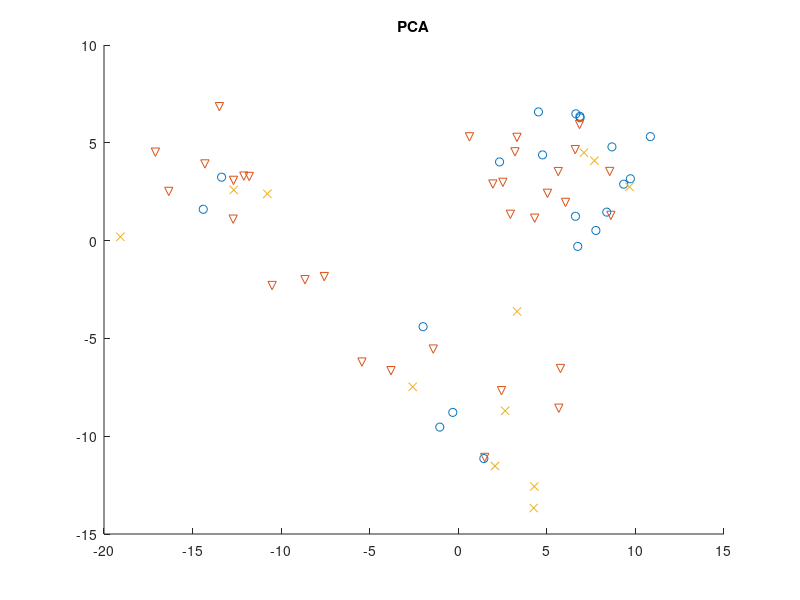
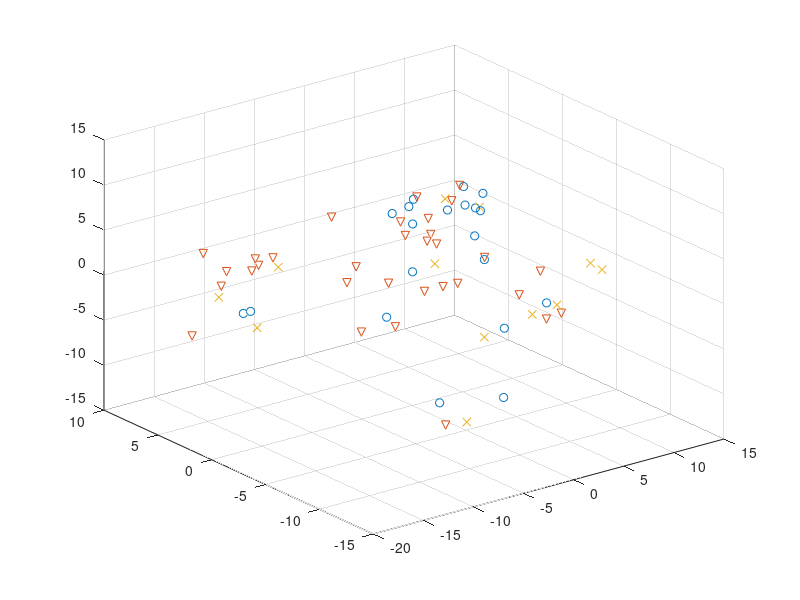
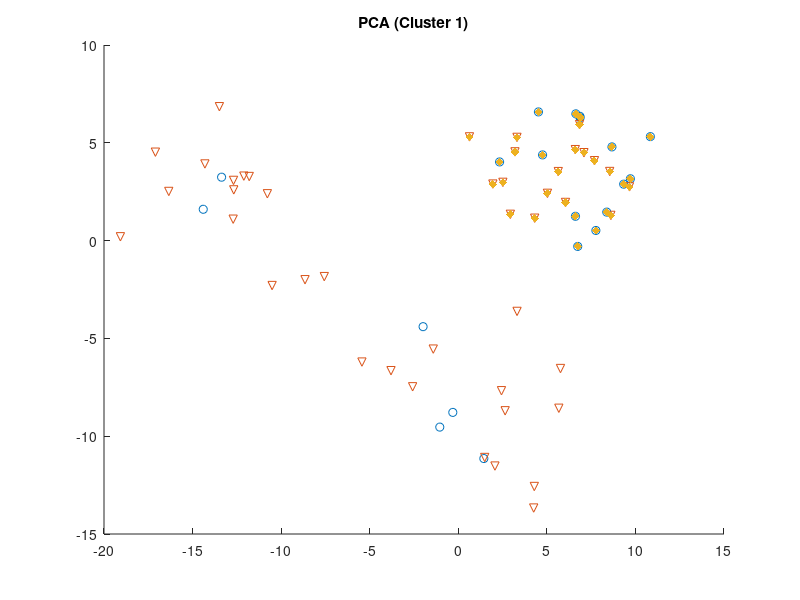
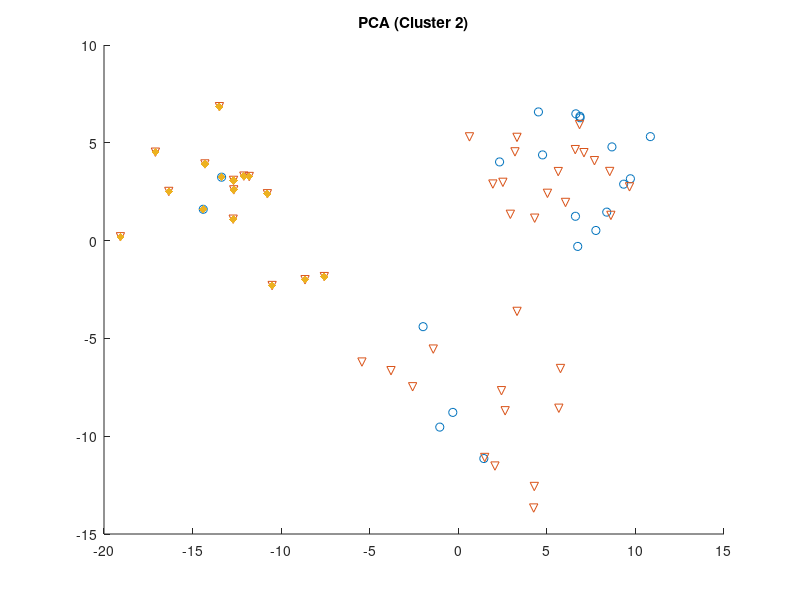

MATLAB code to generate these figures, in order: (Note: this script raises an error after producing the figures.)
data_tf_d_d = [
    5.57853426	3.44298056	6.257088894	5.96503353	4.454873188	5.652651746	6.74423781	2.567983729;
9.917729225	0.7593209926	4.992219502	5.418817757	5.315907841	6.071663535	4.437198127	-6.330228822;
6.114092876	1.891609024	4.702159088	2.869152862	3.301744371	4.173310144	4.801639953	0.9206158834;
-4.506398813	-2.927127473	5.926362	3.421664716	3.30753488	5.530464505	-1.537035645	-9.879374935;
0.2270334296	8.910985303	6.705432897	7.171322405	3.898740529	6.522953235	1.744783564	0.8263788232;
3.050804173	2.888161157	-0.571518655	5.094186653	0.3919708494	2.625388999	5.287905823	2.711173121;
3.937424139	2.741657578	5.466695864	5.798651351	4.151960701	6.464529781	6.256126236	-9.930361408;
5.451611131	2.638171147	4.582209147	6.406146015	3.330091796	8.080919593	5.715016123	4.10892101;
-2.831323093	-2.945247863	4.646031418	7.586232598	4.524492279	0.9655913654	-6.832131578	4.503443515;
7.629002344	3.642766838	2.64143581	4.61345903	2.468620202	5.541714294	6.195692407	1.048762808;
-0.9400038143	2.364831796	3.35752753	5.015293599	3.083792798	6.372212838	5.878684271	9.509147248;
-5.959006318	-2.244907409	-0.8506632907	5.469039955	0.6295503113	5.67551925	-4.837162522	1.721576545;
-2.354220039	-3.137148246	2.547974491	6.282849446	0.160973221	7.290027451	-7.444773072	-7.152971763;
5.871710546	1.228372641	3.048782143	8.422453664	1.614384863	2.696347676	2.788246196	4.943748379;
9.759041388	3.505429845	6.126998567	8.623114236	0.1092344297	5.876529997	5.497933694	3.594353104;
7.646683812	2.608591919	2.261895899	4.465068751	0.4444611184	6.705548247	6.67213653	2.157765128;
-8.300502977	-1.22957203	-0.9937575221	-5.275618402	-1.190285661	-4.493331424	4.551617858	-4.086503616;
6.654482027	4.216683917	4.485711812	7.201957438	0.9364201516	8.654117556	2.921684752	0.6626090305;
5.70810901	0.8429297936	-2.238065097	-5.157577576	-2.807693835	-6.294670025	-4.716694799	-9.967707197;
3.010290052	2.660383668	3.838169176	9.483125563	0.445585615	5.646212728	4.98049589	5.2516916;
-8.05280877	-4.648567289	7.937388667	1.573611767	3.038061042	5.701206328	-1.717255016	-9.712013763;
4.533620064	1.565945467	5.232654338	3.854032347	5.43901046	3.865432766	5.27628755	-5.705816648;
-9.537044551	-3.123365315	-1.83160916	-5.627018713	-0.7799962979	-7.571080341	7.277937139	-1.663754452;
-0.3444731271	2.759227533	2.65332476	4.811159408	2.140697481	5.548794126	6.065993883	-9.833112454;
7.712367313	1.878998368	3.236330082	3.013268949	3.355478349	6.209015499	6.700372656	2.694907177;
4.557034994	0.4455584113	1.693160702	7.00539596	1.1386798	6.144391688	1.199285306	-3.359890969;
1.601291956	1.507402752	-0.9772199326	-5.937314595	-3.457914266	-6.989713708	-2.832570515	-1.338643646;
1.463992909	1.010086473	0.3258038248	2.716924379	-0.6367675472	5.081581213	5.773393445	3.354641041;
-0.3776166847	-4.009229291	0.924664298	-5.735377983	-0.388682514	-6.747621761	4.107930426	-1.510082995;
9.658694355	1.62689101	6.00882159	4.699444402	4.188425652	4.218193605	3.693930793	4.848280934;
-5.296586626	-2.125709365	-3.300079633	-4.989249627	-2.947906508	-6.336436423	4.388770462	-9.775183177;
2.44964156	7.593990898	4.299062345	4.610348196	0.3309615258	5.815237543	2.108165763	0.5476455236;
-7.297764521	-1.70312948	2.687552842	-3.275572171	-7.455456918	-5.430990225	7.380031344	-0.8017697859;
0.08571617305	-1.251346185	5.659686929	2.702932873	2.918820854	5.447391108	-5.331246056	2.653812292;
-3.506446909	-3.947845045	0.3607825658	5.552978075	1.678839635	7.308863051	-6.39430792	3.39852849;
-3.496576757	-1.897139231	-2.63060308	-3.2945194	-3.833761639	-4.103122493	5.134102765	-1.36815033;
1.356241998	7.232676382	4.325927775	7.742621456	0.0678866678	9.841988075	2.791099392	0.61825645;
3.170080879	-2.036349317	7.415672112	5.709688684	-1.718020782	6.815562849	-4.160552485	3.94040674;
2.044954659	-2.762875485	0.6274916712	2.883025531	-3.652352061	3.520279473	-5.063218007	1.618608584;
3.643620319	1.593856258	4.956533439	4.819604961	3.322429816	6.383845893	3.978022684	-9.617546789;
-0.8837866413	-2.367390198	-2.161328856	-4.892777618	-2.274035853	-7.303473491	7.177866006	-3.309217563;
-5.534603214	-2.050284503	-3.686164441	-3.641781248	0.1094286521	-7.544395148	6.394581192	-2.194948659;
-0.9723352179	-3.185078788	-3.473997769	1.428925678	-0.3478659762	0.8087206756	-5.163438558	1.642051928;
3.399966495	1.85246392	4.039725336	1.380099031	1.643945709	5.120896207	2.27480556	1.670274466;
5.192857608	3.024520109	3.600522867	4.627653591	3.328744149	6.006053671	5.987061416	1.733369486;
-0.8664805862	-2.342013893	7.071170456	6.192428088	4.738697056	7.47008114	-4.287017202	1.945869745;
0.9798080707	1.560902669	0.413767541	-2.923494497	3.942595897	-5.471019264	-4.868915774	-1.564993075;
3.48180397	1.776769864	-1.139591256	-6.402343293	2.610677329	-8.525149444	-6.377724143	4.677929965;
2.501782775	3.454475628	5.085671027	-5.143692156	-3.296513641	-3.219052354	-5.845681626	-0.2997288011;
7.901198058	0.6253833482	3.216976018	1.882236845	2.641411071	6.152318396	2.271542906	4.734126615;
3.634954915	2.367064764	3.196856061	4.133314964	2.628288507	6.753110687	5.438350391	1.212032835;
3.692758863	1.577509437	-1.407469107	4.256930518	-4.474906714	6.940845992	3.710229666	1.153235663;
-1.532990002	-2.826121623	6.184475569	5.395548664	3.686592769	4.04501645	-7.455054712	9.780147458;
2.115965494	0.770385401	-3.919717431	-2.835384874	-3.306912108	-4.228754844	-2.926856094	-9.901695114;
6.787474099	2.333565478	-4.692916639	-4.613740229	-3.438070607	-4.341008045	-5.295611482	-4.612892651;
4.567726725	3.377174082	4.40531533	6.928054063	1.557211704	7.649473704	5.234958064	-2.850413224;
-2.86784642	-5.62168276	4.589139947	5.307343806	3.009813545	6.579047765	-2.621223076	2.533949756;
-6.019832202	-1.363984707	4.702592584	4.11900636	2.254181865	6.106345192	-5.386255002	-9.842211461;
1.995620087	-1.991249631	3.970176156	6.705220253	1.929225233	6.812517991	-2.558275805	-4.915944267;
-1.403129656	-3.674410351	5.977722994	4.926684599	3.236307214	4.985489048	-8.571718791	9.847308786;
-4.880550817	-2.529176427	4.873954701	5.197421428	2.127324078	5.431158362	-5.800443632	5.501518488;
-9.092607488	-0.008222774874	-5.023138384	-9.245536074	-4.79039951	-5.73936113	1.366077884	-2.010276238;
7.311991998	3.190076984	5.377858973	5.136059768	3.067996517	8.000435852	3.633767463	3.842626967;
4.494120739	2.634356821	6.048919134	4.152279494	3.73682655	5.817191252	7.024327809	4.610491894
];

[coeff,score,latent,tsquared,explained] = pca(data_tf_d_d);

poi = 21;

close all; clc;
figure;
scatter(score(1:20,1),score(1:20,2),'o'); hold on;
scatter(score(21:52,1),score(21:52,2),'v');
scatter(score(53:end,1),score(53:end,2),'x');
title('PCA')
% scatter(score(poi,1),score(poi,2),150,'filled','d');

figure;
scatter3(score(1:20,1),score(1:20,2),score(1:20,3),'o'); hold on;
scatter3(score(21:52,1),score(21:52,2),score(21:52,3),'v');
scatter3(score(53:end,1),score(53:end,2),score(53:end,3),'x');

clust1 = find((score(:,1)>-1) & (score(:,2)>-2));
clust2 = find((score(:,1)<-5) & (score(:,2)>-5));
clust3 = find((score(:,1)>-7) & (score(:,2)<-3));

figure;
scatter(score(1:20,1),score(1:20,2),'o'); hold on;
scatter(score(21:end,1),score(21:end,2),'v');
scatter(score(clust1,1),score(clust1,2),'filled','d'); 
title('PCA (Cluster 1)');

figure;
scatter(score(1:20,1),score(1:20,2),'o'); hold on;
scatter(score(21:end,1),score(21:end,2),'v');
scatter(score(clust2,1),score(clust2,2),'filled','d');
title('PCA (Cluster 2)');

figure;
scatter(score(1:20,1),score(1:20,2),'o'); hold on;
scatter(score(21:end,1),score(21:end,2),'v');
scatter(score(clust3,1),score(clust3,2),'filled','d');
title('PCA (Cluster 3)');

profiles = zeros(height(profiles_1)+height(profiles_2)+height(profiles_5),length(profiles_1));
profiles(1:height(profiles_1),:) = profiles_1;
profiles(height(profiles_1)+1:52,:) = profiles_2;
profiles(53:end,:) = profiles_5;

figure; hold on;
for n = 1:length(clust1)
    
    indx = clust1(n);
    M = find(profiles(indx,:),1,'last');
    
    a1 = data_tf_d(indx,1);
    a2 = data_tf_d(indx,2);
    b1 = data_tf_d(indx,3);
    b2 = data_tf_d(indx,4);
    g1 = data_tf_d(indx,5);
    g2 = data_tf_d(indx,6);
    Ki = data_tf_d(indx,7);
    l3 = data_tf_d(indx,8);
    
    [y] = ADRC_TF_rollout(a1,a2,b1,b2,g1,g2,Ki,l3,reference(1:M),Ts);
    plot(y);
    title('Cluster 1 (model)')
    ylim([0 1.2])
end

figure; hold on;
for n = 1:length(clust1)
    
    indx = clust1(n);
    M = find(profiles(indx,:),1,'last');
    actual = profiles(indx,1:M);
    plot(actual);
    title('Cluster 1 (actual)')
    
end

figure; hold on;
for n = 1:length(clust2)
    
    indx = clust2(n);
    M = find(profiles(indx,:),1,'last');
    
    a1 = data_tf_d(indx,1);
    a2 = data_tf_d(indx,2);
    b1 = data_tf_d(indx,3);
    b2 = data_tf_d(indx,4);
    g1 = data_tf_d(indx,5);
    g2 = data_tf_d(indx,6);
    Ki = data_tf_d(indx,7);
    l3 = data_tf_d(indx,8);
    
    [y] = ADRC_TF_rollout(a1,a2,b1,b2,g1,g2,Ki,l3,reference(1:M),Ts);
    plot(y);
    title('Cluster 2 (model)')
    ylim([0 1.2])
end

figure; hold on;
for n = 1:length(clust2)
    
    indx = clust2(n);
    M = find(profiles(indx,:),1,'last');
    actual = profiles(indx,1:M);
    plot(actual);
    title('Cluster 2 (actual)')
    
end

figure; hold on;
for n = 1:length(clust3)
    
    indx = clust3(n);
    M = find(profiles(indx,:),1,'last');
    
    a1 = data_tf_d(indx,1);
    a2 = data_tf_d(indx,2);
    b1 = data_tf_d(indx,3);
    b2 = data_tf_d(indx,4);
    g1 = data_tf_d(indx,5);
    g2 = data_tf_d(indx,6);
    Ki = data_tf_d(indx,7);
    l3 = data_tf_d(indx,8);
    
    [y] = ADRC_TF_rollout(a1,a2,b1,b2,g1,g2,Ki,l3,reference(1:M),Ts);
    plot(y);
    title('Cluster 3 (model)')
    ylim([0 1.2])
end

figure; hold on;
for n = 1:length(clust3)
    
    indx = clust3(n);
    M = find(profiles(indx,:),1,'last');
    actual = profiles(indx,1:M);
    plot(actual);
    title('Cluster 3 (actual)')
    
end